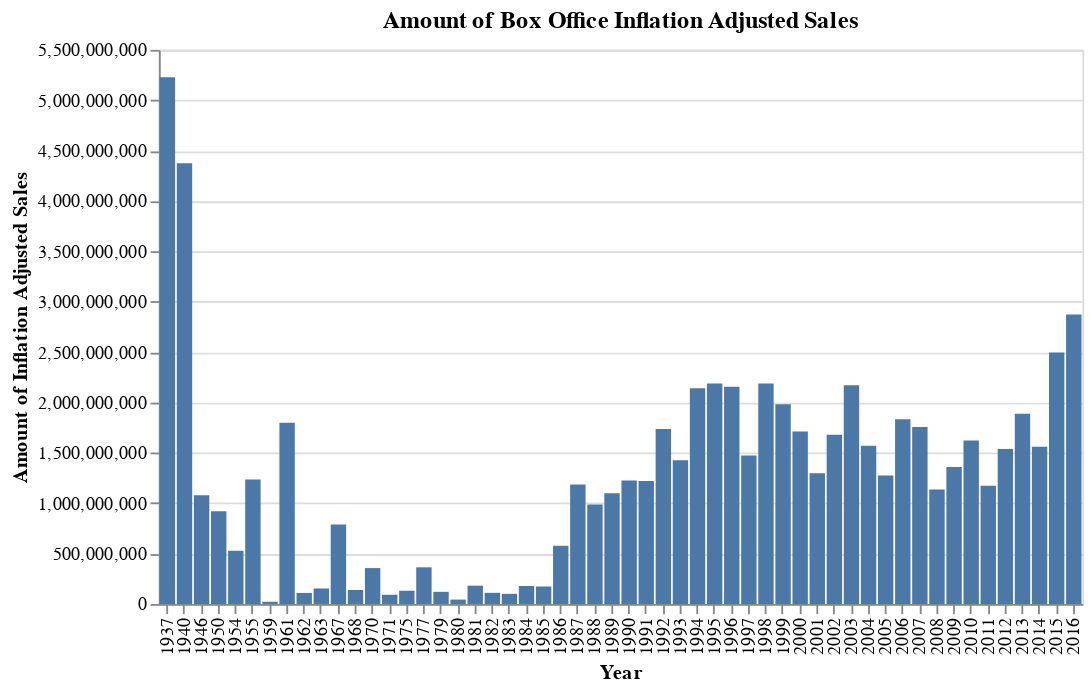

Notebook cell for this chart:
### Markdown cell above
It seems in 2016 the amount of box office sales is the most one, but we should use inflation adjusted or deflated amount to have a correct insight.

### Code cell
box_office_total_adj_viz = alt.Chart(gross1, width=500, height=300).mark_bar().encode(
    x= 'Year:O',
    y=alt.Y('sum(inflation_adjusted_gross)', title = 'Amount of Inflation Adjusted Sales')
        ).properties(title = 'Amount of Box Office Inflation Adjusted Sales')
box_office_total_adj_viz

### Figure 1 — Vega-Lite specification as saved in the notebook (floating-point values rounded to 4 significant figures; data arrays with more than 128 entries replaced by an {"elided": "..."} marker saying what was removed)
{"config": {"view": {"continuousWidth": 400, "continuousHeight": 300}}, "data": {"name": "data-8654440031cc96918efd4262700e8b8c"}, "mark": "bar", "encoding": {"x": {"type": "ordinal", "field": "Year"}, "y": {"type": "quantitative", "aggregate": "sum", "field": "inflation_adjusted_gross", "title": "Amount of Inflation Adjusted Sales"}}, "height": 300, "title": "Amount of Box Office Inflation Adjusted Sales", "width": 500, "$schema": "https://vega.github.io/schema/vega-lite/v4.8.1.json", "datasets": {"data-8654440031cc96918efd4262700e8b8c": {"elided": "579 records"}}}
